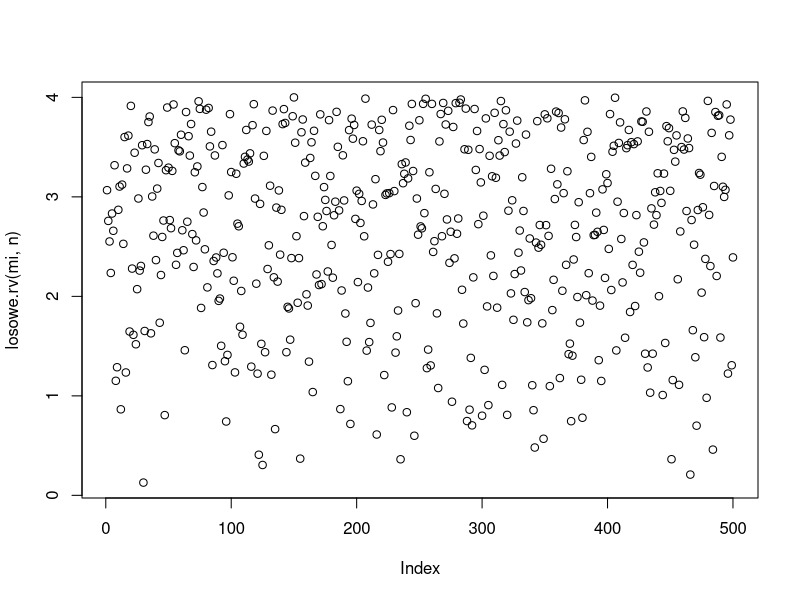
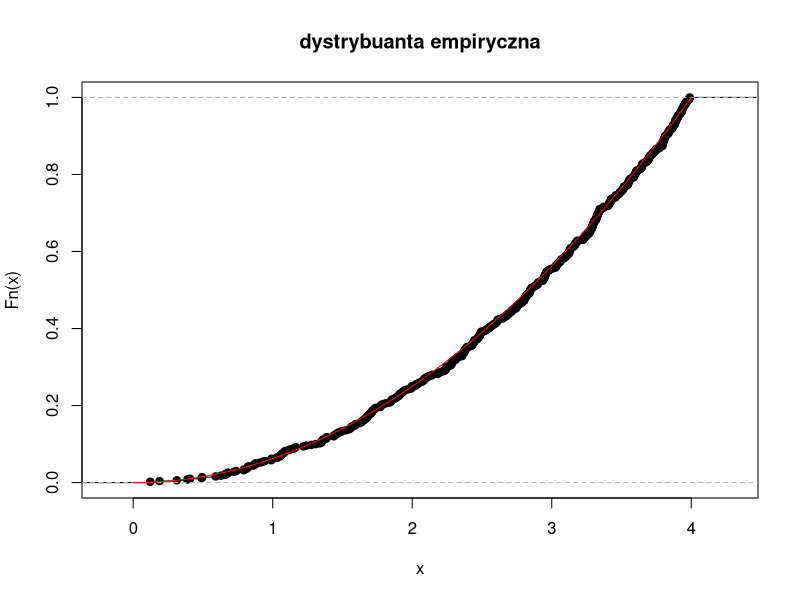
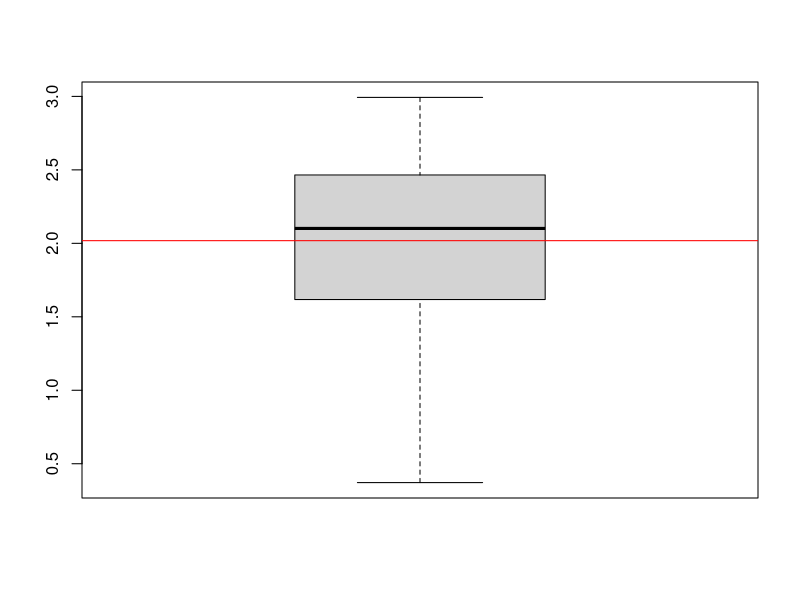
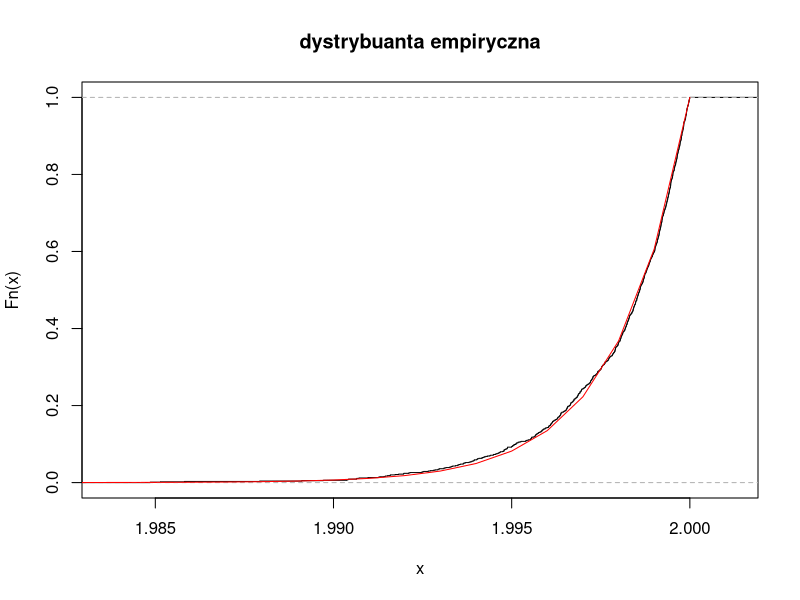

Generate these figures, in order, with R:
n <- 500
mi <- 2
#a------------------------
losowe.rv <- function(mi, n) {
  u <- runif(n)
  x <- 2*mi*sqrt(u)
}
plot(losowe.rv(mi,n)) #wykres zmiennych losowych
#b--------------------------
dystr <- losowe.rv(mi, n) #funkcja losowe.rv dzia?a gdy j? si? przypisze do zmiennnej
plot(ecdf(dystr), main = "dystrybuanta empiryczna") # dystrybuanta empiryczna - funkcja ecdf

x1 <- seq(from = 0 , to = 2*mi, by = 0.01)
y1 = x1^2 / (4*mi^2) #dystrybuanta teoretyczna (ca?ka z podanej g?sto?ci)
#print(y1)
lines(x1, y1, type = "l", col = "red")
#c----------------------
c = 3/16
#d----------------------
theta_list <-c()
N <- 1000
for (i in 1:N) {
    z1 <- losowe.rv(2, 1)
    z2 <- losowe.rv(2, 1)
    theta <- c * (z1+3*z2)
theta_list[i] <- theta
}

sr <- mean(theta_list) #srednia z pr?bki
war <- var(theta_list) #wariancja z pr?bki
boxplot(theta_list) #boxplot estymator?w 

x_box <- seq(from = 0 , to = 2*mi, by = 0.01)
y_box <- c()
for(i in 1:length(x_box)){
  y_box[i] <- sr
}
lines(x_box, y_box, col = "red") #?rednia na boxplocie

#e---------------------------------------
n = 500
mi = 1

losowe.rv <- function(mi, n) {
  u <- runif(n)
  x <- 2*mi*sqrt(u)
  return <- x
}

u_wszystkie_1000 <- c()
max_pojedyncze <- max(losowe.rv(1, 500))
for(u in 1:1000){
  #1000 razy powtarzam generowanie 500razy U i wybieranie z tego max warto?ci
  max_pojedyncze <- max(losowe.rv(mi, 500))
  u_wszystkie_1000[u] <- max_pojedyncze
}
plot(ecdf(u_wszystkie_1000), main = "dystrybuanta empiryczna") #empiryczna

#teoretyczna

x_teor <- seq(0, 2, 0.001)
#y_teor <- c()
#x1 <- seq(from = 0 , to = 2*mi, by = 0.01)
y_teor = (x_teor/(2*mi))^(2*n)
#plot(x_teor, y_teor)
lines(x_teor, y_teor, col = "red")


